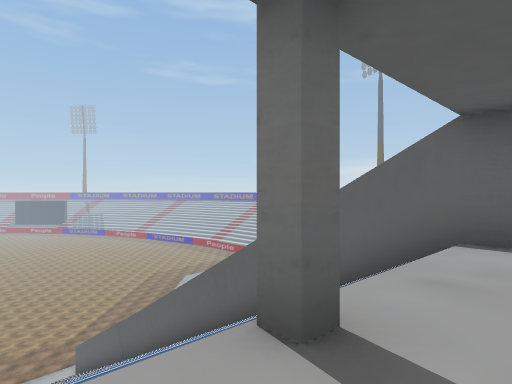
View 1 (above)

17 first-person views from a walk through a scene from a Unity 3-D project. The camera is 1.4 m above the floor, looks level and sees 75° across. The floor is counted in squares, 2 m on a side. Each view is taken from the middle of a square. On the plan, view 1 faces up. The plan holds only what a view shows up to about 10 squares ahead; the rest is blank. The place goes on beyond the plan. Some animated figures are not drawn. Some surface patterns are stand-ins.

View 2
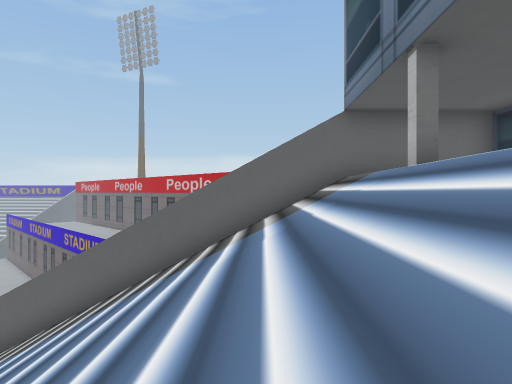

View 3
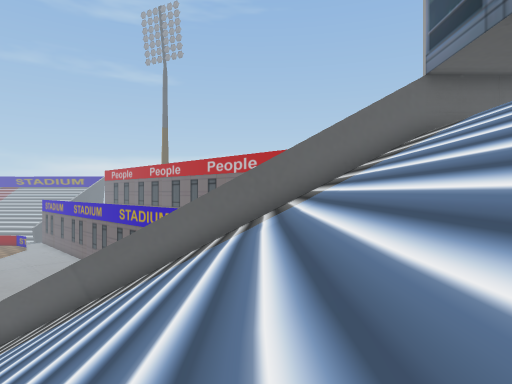

View 4
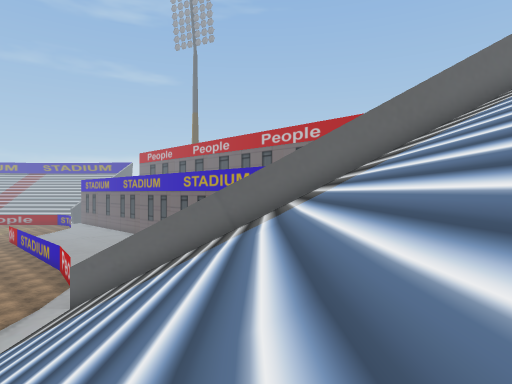

View 5
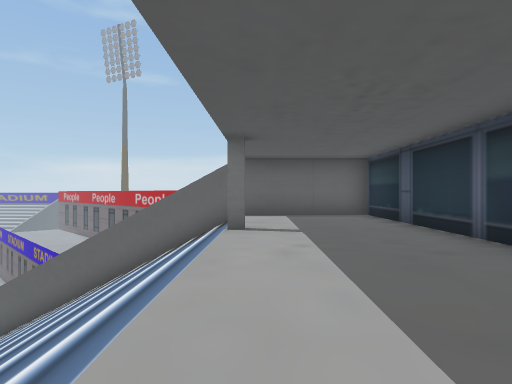

View 6
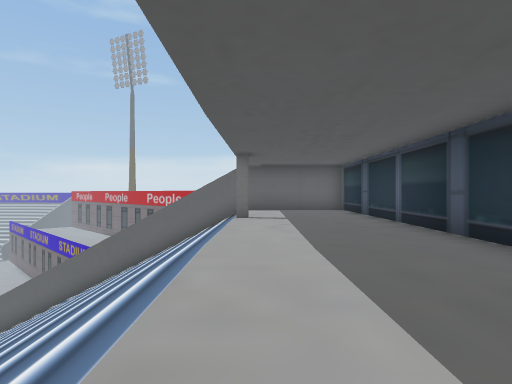

View 7
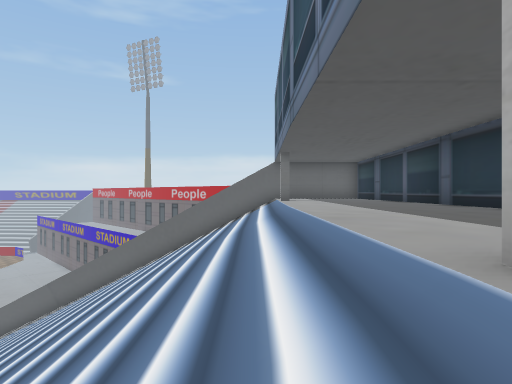

View 8
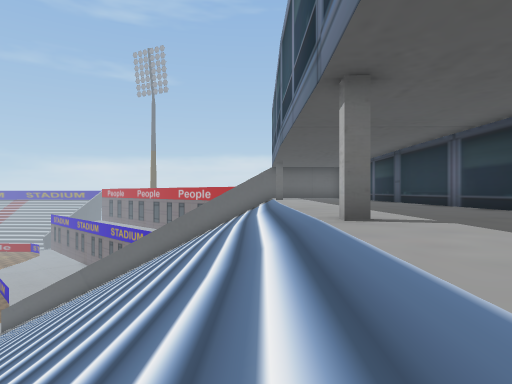

View 9
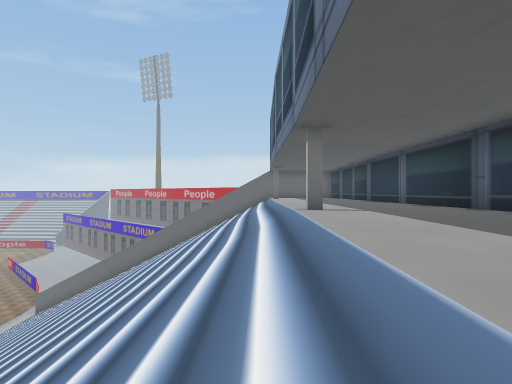

View 10
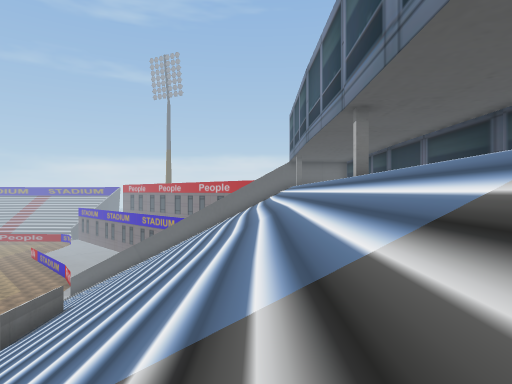

View 11
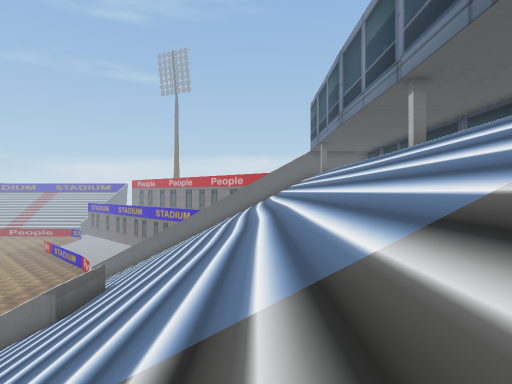

View 12
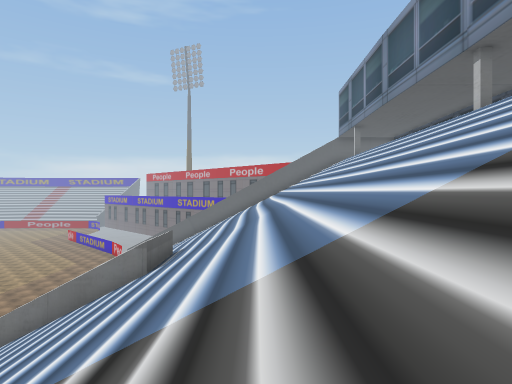

View 13
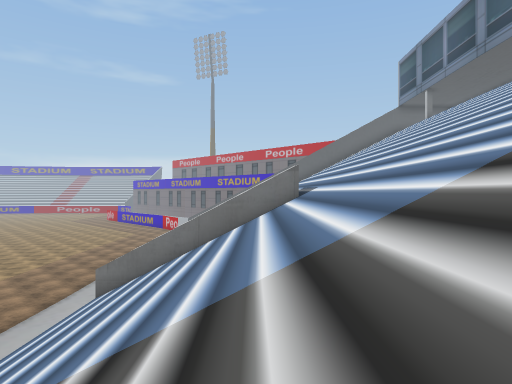

View 14
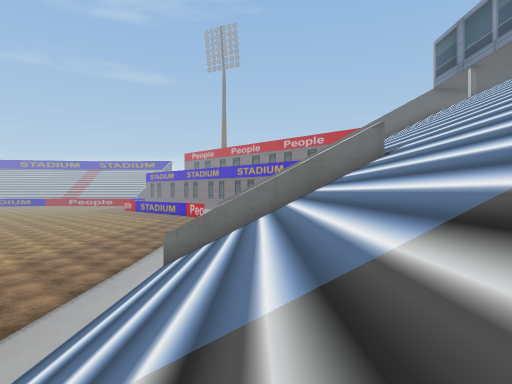

View 15
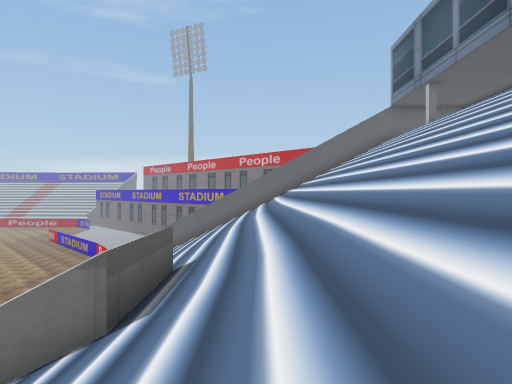

View 16
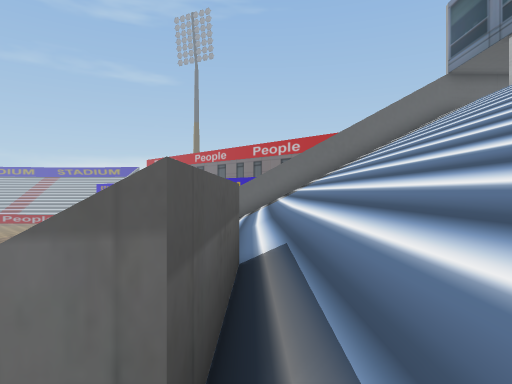

View 17
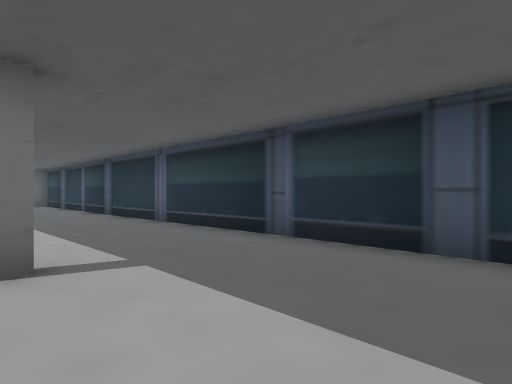

### Floor plan
Key: @ floor where view 1 was taken; # wall or solid block; . main floor; - floor 14.75 m lower than the main floor; / step, stairs or slope; = window, fence, low wall or low ledge; v drop or lower ground.
Columns run from 22 left of view 1 to 5 right of it. Each row starts with its distance up from view 1.
 15               #
 14              -##
 13             -//##
 12             ////###
 11             ///// ##
 10             ////// ##
  9             ///////=##
  8  ---        /////////##
  7  ---        //////////##
  6  ---        ///////////##
  5  -- -#      ////////////###
  4    -//#    //////////////.##
  3   -////#  =/////////////...#
  2  -/////#v#////////////#.....
  1  ///////#/////////////.....#
  0  ////////////////////.@...##
 -1  ///////////////////.....##
 -2  //////////////////.....##
 -3 //////////////////.....##
 -4   ///////////////.....##
 -5  ///////////////.....##
 -6      //////////#....##
 -7      /////////.....##
 -8     /////////.....##
 -9       //////.....##
-10        ////.. ..##

Positions as (right, up) in squares from view 1, and headings:
1: (0, 0), facing up
2: (-5, 0), facing up-right
3: (-8, 1), facing up-right
4: (-11, 4), facing up-right
5: (-4, -3), facing up-right
6: (-6, -5), facing up-right
7: (-9, -6), facing up-right
8: (-11, -8), facing up-right
9: (-13, -10), facing up-right
10: (-15, -10), facing up-right
11: (-16, -9), facing up-right
12: (-18, -8), facing up-right
13: (-21, -5), facing up-right
14: (-22, -3), facing up-right
15: (-15, -3), facing up-right
16: (-14, 0), facing up-right
17: (-10, -8), facing right
